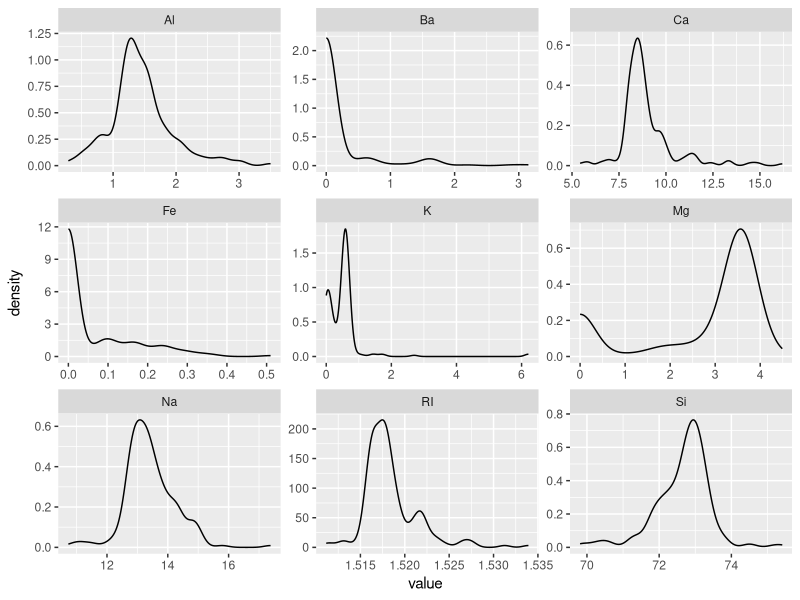
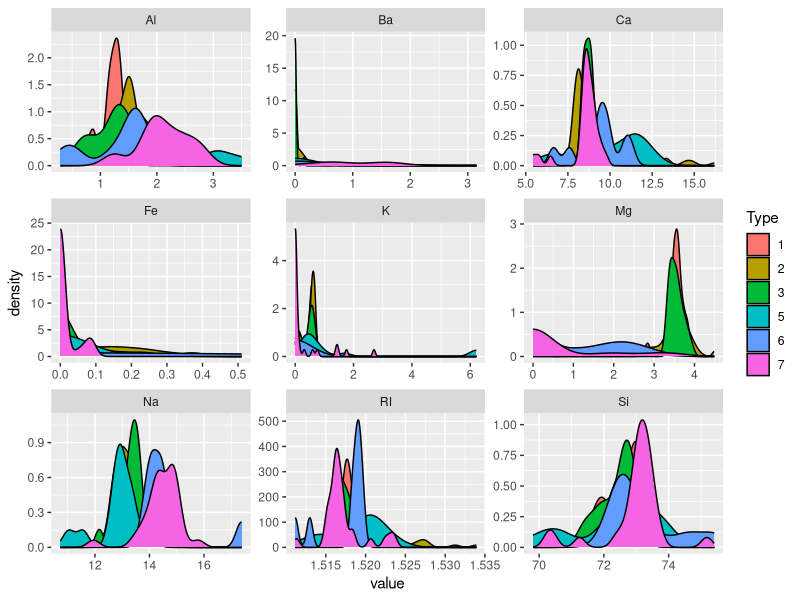
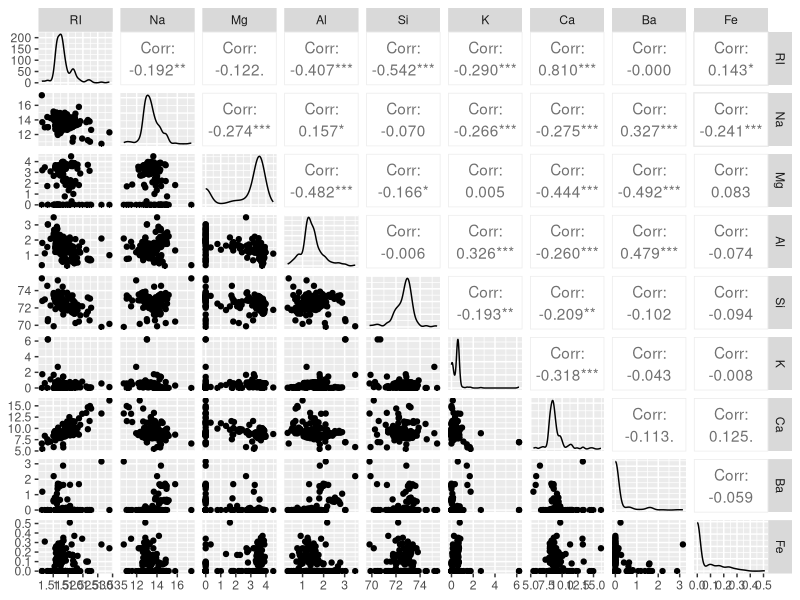
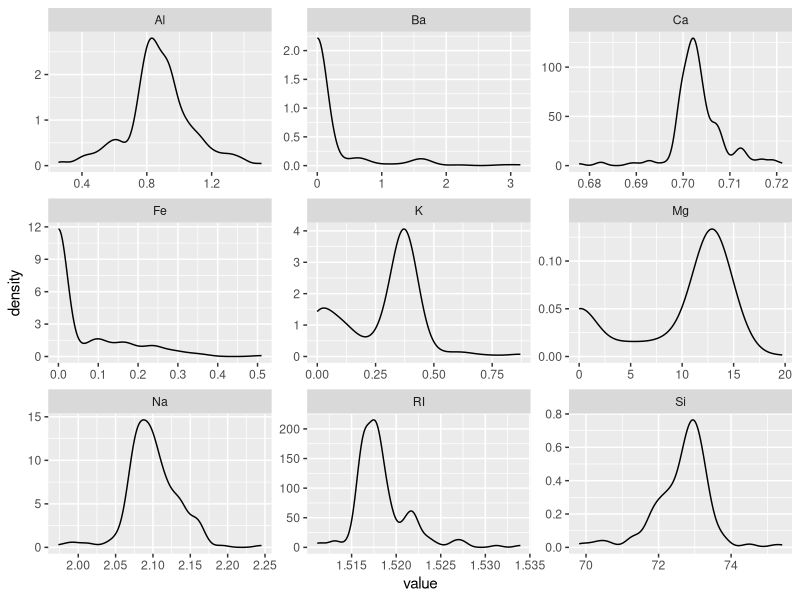
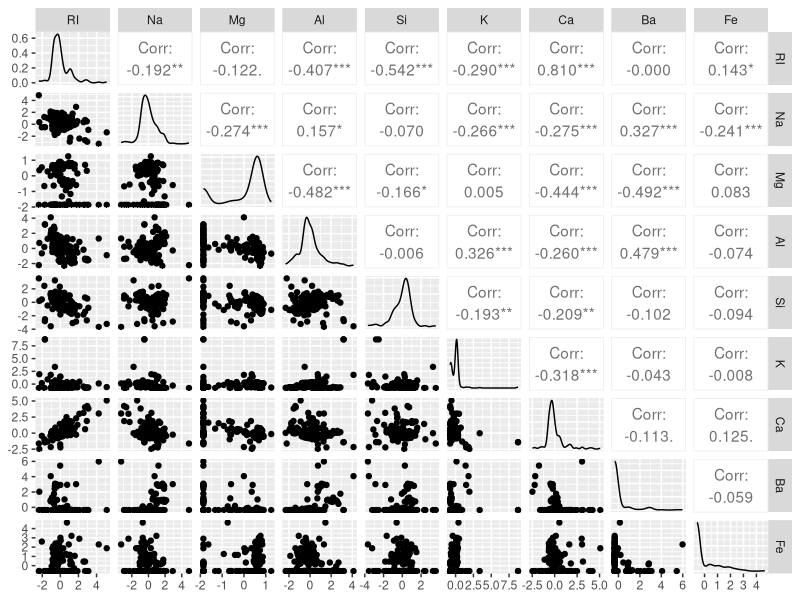
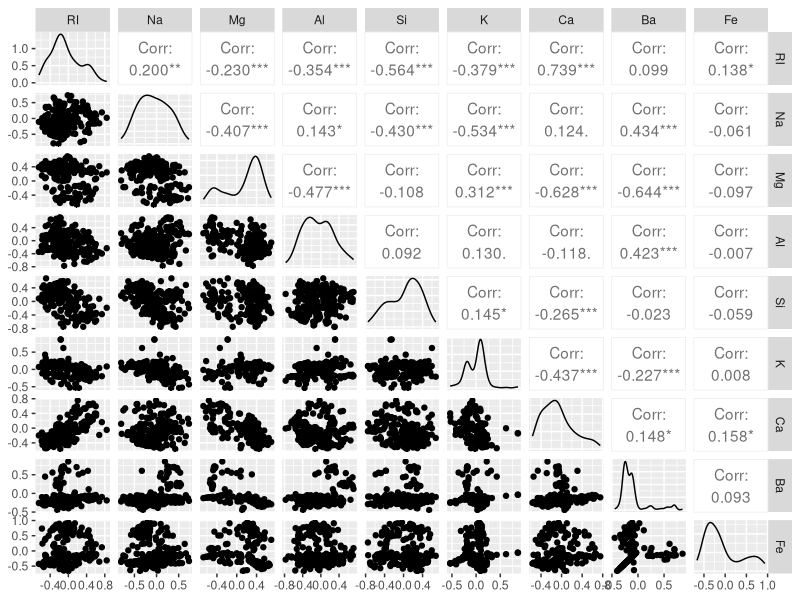
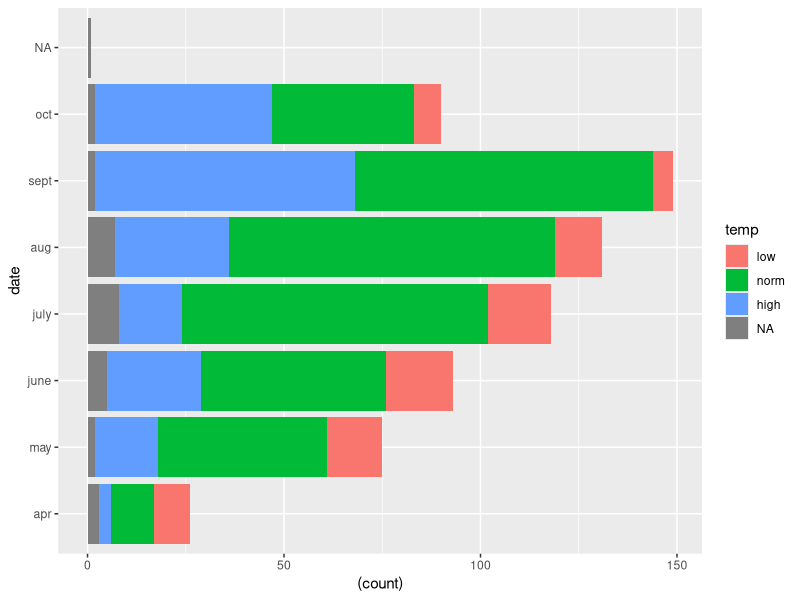
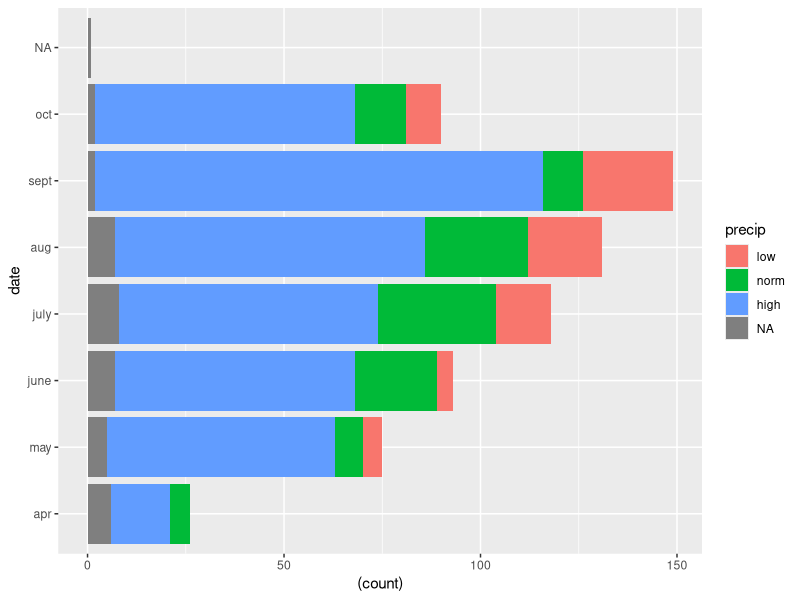

Source code (R) for these figures, in order:
## ---- chunk 1
knitr::opts_chunk$set(echo = TRUE)
## ---- chunk 2
library(mlbench)
data(Glass)
str(Glass)
## ---- chunk 3
library(tidyverse)
long_glass <- Glass %>% pivot_longer(cols = -'Type')
head(long_glass)
## ---- chunk 4
summary(Glass)
long_glass %>% ggplot() + geom_density(aes(x= value)) + facet_wrap(~ name, scales = "free")
long_glass %>% ggplot() + geom_density(aes(x= value, fill=Type)) + facet_wrap(~ name, scales = "free")
## ---- chunk 5
library("GGally")
select(Glass, -Type) %>% ggpairs()
## ---- chunk 6
library(caret)
yjTrans <- preProcess(Glass[, -10], method = "YeoJohnson")
yjData <- predict(yjTrans, newdata= Glass[,-10])
csTrans <- preProcess(Glass[, -10], method = c("center","scale"))
csData <- predict(csTrans, newdata= Glass[,-10])
yjData %>% pivot_longer(cols = colnames(yjData)) %>% 
  ggplot() + geom_density(aes(x= value)) + facet_wrap(~ name, scales = "free")
csData %>% ggpairs()
ssData <- spatialSign(csData)
ssData %>% as_tibble() %>% ggpairs()
## ---- chunk 7
data(Soybean)
sb <- as_tibble(Soybean)
summary(sb)

## ---- chunk 8
# long_sb <- sb %>% pivot_longer(cols = -'Class')
# head(long_sb)

data(Soybean)
sb <- as_tibble(Soybean)
level_key <- c(`0` = 'low', `1` = 'norm', `2` = 'high')
#sb$temp <- recode_factor(sb$temp, !!!level_key, .missing = "missing", .ordered = FALSE)
# Failed VIA Error: `.missing` is not supported for factors
sb$temp <- recode_factor(sb$temp, !!!level_key, .ordered = FALSE)
level_key <- c(`0` = 'apr', `1` = 'may', `2` = 'june', `3` = 'july',`4`='aug',`5`='sept',`6`='oct')
sb$date <- recode_factor(sb$date, !!!level_key, .ordered = FALSE)
level_key <- c(`0` = 'low', `1` = 'norm', `2` = 'high')
sb$precip <- recode_factor(sb$precip, !!!level_key, .ordered = FALSE)

cols <- c('temp','date','precip')
for (col in cols) {
  print(table(sb[,col], useNA = "always"))
}

## ---- chunk 9
sb %>% ggplot(aes(x=date)) +
  geom_bar(aes(y=(..count..), fill=temp)) +
  coord_flip()

sb %>% ggplot(aes(x=date)) +
  geom_bar(aes(y=(..count..), fill=precip)) +
  coord_flip()
